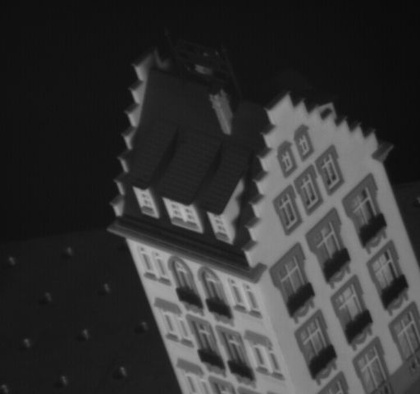
%> input picture Assignment4/model_house/frame00000001.jpg, 420 x 394 px, shrunk from 512 x 480 before the run
$ octave --eval "result = sfm(imread('model_house/frame00000001.jpg'));"   (GNU Octave 9; MATLAB toolbox functions it lacks are replaced by stand-ins)
%> lines starting %> are read from the running program, lines starting %| are printed output that depends on the picture
### Assignment4/residuals.m
% function res = residuals(L)
% Returns a matrix containing the residuals computed for every camera view.
%
% INPUT
%   - L: the matrix L that will be minimized for: Ai L Ai' - Id = 0
%
% OUTPUT
%   - diff: a matrix (n x 4) containing the residuals for the n cameras

function diff = residuals(L)

% Load the saved transformation matrix
M = load('M');
M = M.M; % Extract the matrics from a struct

% Pre-allocate the residuals matrix
diff = zeros(size(M,1)/2,4);

% Compute the residuals
for i = 1:size(M,1)/2 % Loop over the cameras

    % Define the x and y projections:
    Ai = M(i*2-1 : i*2, : );

    % Definite the function to be minimized: Ai L Ai' - Id = 0
    diff_i = Ai*L*Ai' - eye(2);

    diff(i,:) = diff_i(:);
end

### Assignment4/sfm_template.m
% function sfm
% A demo of the SfM (Structure from Motion) that shows the 3D structure of the points in the space.
% Either from the original given set of points or the tracked points.
%
% INPUT
%   Set of point correspondences to be read from local file.
%
% OUTPUT
%   An image showing the 3D points in their estimated 3D world position.
%       - Yellow dots are when using the given list of points.
%       - Pink dots are when using the tracked points from the LKtracker.
%   M: The transformation matrix size of 2nx3. Where n is the number of cameras i.e. images.
%   S: The estimated 3-dimensional locations of the points (3x#points).

function [M,S] = sfm(X)
    close all

    % Load initial set of points
    %X = importdata('model_house/measurement_matrix.txt');

    [rows, noPoints] = size(X);
%> rows = 394; noPoints = 420
    % Centering: subtract the centroid of the image points (removes translation)
    X = X - (mean(X,2));
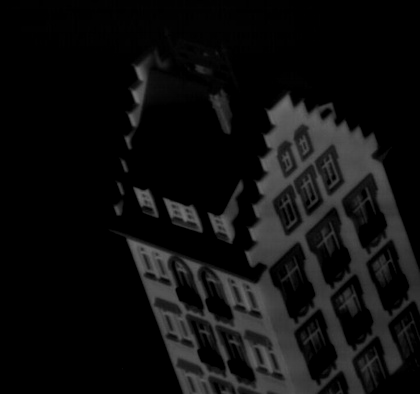
%> X: size 394x420 uint8; min 0, max 113, mean 15

    % Singular value decomposition
    % Remark: Please pay attention to using V or V'. Please check matlab function: "help svd".
    [U,W,V] = svd(X);

    % The matrix of measurements must have rank 3.
    % Keep only the corresponding top 3 rows/columns from the SVD decompositions.
    U = U(:,1:3);
%> U = 394 rows, first 12: [0.000903 0.00178 2.82e-05; 0.000947 0.00192 0.000206; 0.00094 0.0019 0.000169; 0.000953 0.00188 0.000111; 0.000956 0.00193 0.000122; 0.000946 0.00199 4.36e-05; 0.0011 0.00221 0.000172; 0.00147 0.0029 0.000399; 0.00152 0.00305 0.000247; 0.000589 0.00146 0.000163; 0.000529 0.00139 0.000117; 0.00051 0.0014 0.000225]
    W = W(1:3,1:3);
%> W = [9079.4 0 0; 0 3968.5 0; 0 0 3017.3]
    V = V(:,1:3);
%> V = 420 rows, first 12: [-8.67e-17 -5.64e-17 3.26e-16; 1.43e-17 -1.09e-16 3.66e-16; 2.52e-18 -1.05e-16 3.79e-17; -1.45e-20 3.12e-18 2e-16; -7.73e-22 1.46e-18 -9.32e-17; 2.48e-23 -2.71e-19 6.8e-17; 1.1e-24 -1.21e-19 4.35e-16; 3.29e-07 1.5e-06 2.14e-07; 3.63e-28 -1.45e-21 2.14e-17; 1e-30 -2.37e-23 7.03e-19; -5.87e-32 8.49e-24 -5.16e-19; 1.67e-07 7.68e-07 8.19e-08]
    % Compute M and S: One possible decomposition is M = U W^{1/2} and S = W^{1/2} V'
    M = U*(W^(1/2));
%> M = 394 rows, first 12: [0.086 0.112 0.00155; 0.0903 0.121 0.0113; 0.0895 0.119 0.00926; 0.0908 0.118 0.00612; 0.0911 0.122 0.00668; 0.0901 0.125 0.0024; 0.105 0.14 0.00945; 0.14 0.183 0.0219; 0.145 0.192 0.0136; 0.0561 0.0917 0.00896; 0.0504 0.0878 0.00643; 0.0486 0.0882 0.0124]
    S = (W^(1/2))*V';
%> S = 420 columns, first 8: [-8.26e-15 1.36e-15 2.4e-16 -1.39e-18 -7.37e-20 2.36e-21 1.04e-22 3.14e-05; -3.55e-15 -6.86e-15 -6.59e-15 1.97e-16 9.21e-17 -1.71e-17 -7.63e-18 9.45e-05; 1.79e-14 2.01e-14 2.08e-15 1.1e-14 -5.12e-15 3.73e-15 2.39e-14 1.18e-05]
    save('M','M');

    % Eliminate the affine ambiguity
    % Orthographic: We need to impose that image axes (a1 and a2) are perpendicular and their scale is 1.
    % (a1: col vector, projection of x; a2: row vector, projection of y;,)
    % We define the starting value for L, L0 as: A1 L0 A1' = Id
    A1 = M(1:2, :);
%> A1 = [0.086 0.112 0.00155; 0.0903 0.121 0.0113]
    L0 = pinv(A1' * A1);
%> L0 = [757 -329.7 -3971.3; -329.7 170.1 1809.7; -3971.3 1809.7 21074.8]

    % We solve L by iterating through all images and finding L one which minimizes Ai*L*Ai' = Id, for all i.
    % LSQNONLIN solves non-linear least squares problems. Please check the Matlab documentation.
    L = lsqnonlin(@residuals, L0);
%> the run ends on the next line

    % Recover C from L by Cholesky decomposition.
    C = chol(L,'lower');

    % Update M and S with the corresponding C form: M = MC and S = C^{-1}S.
    M = M*C;
    S = C\S;
    % Plot the obtained 3D coordinates:
    plot3(S(1,:),S(2,:),S(3,:),'.y');

    %%%%%%%%%%%%%%%%%%%%%%%%%%%%%%%%%%%%%%%%%%%%%%%%%%%%%%%%%%%%%%%%%%%%%%%%%%%%%%%%%
    %%%%%%% Repeat the same procedure for the Optical Flow tracked points %%%%%%%%%%%
    % Clear variables (U,W,V,M,S,A1,L0) which have been used in first part load tracked points

    demo_LKtracker(); % load the x and y points

    load('Xpoints')
    load('Ypoints')
    X2 = zeros(size(X));
    X2(1:2:end,:)= pointsx;
    X2(2:2:end,:)= pointsy;
%     X2(1:101,:)= pointsx;
%     X2(102:end,:)= pointsy;


    % Centering the data
    [~,noPoints] = size(X2);
    X2 = X2 - (mean(X2,2));

    % Perform the Singular Value Decomposition
    [U,W,V] = svd(X2);
    % Impose the rank 3 constraint by keeping the top 3 columns/rows for the obtained matrices.
    U = U(:,1:3);
    W = W(1:3,1:3);
    V = V(:,1:3);

    % Define the matrices M and S from U, W, and V.
    M1 = U*(W^(1/2));
    S1 = (W^(1/2))*V';
    save('M1','M1');

    % Solve the affine ambiguity
    A1 = M1(1:2, :);
    L0 = pinv(A1' * A1);
    L = lsqnonlin(@residuals,L0);

    % Recover C from L by Cholesky decomposition
    C = chol(L,'lower');

    % Update M and S with the values of C: M = MC, S = C^{-1}S
    M1 = M1*C;
    S1 = C\S1;

    % Plot the obtained 3D points as well.
    hold on
    plot3(S1(1,:),S1(2,:),S1(3,:),'.m');
end
